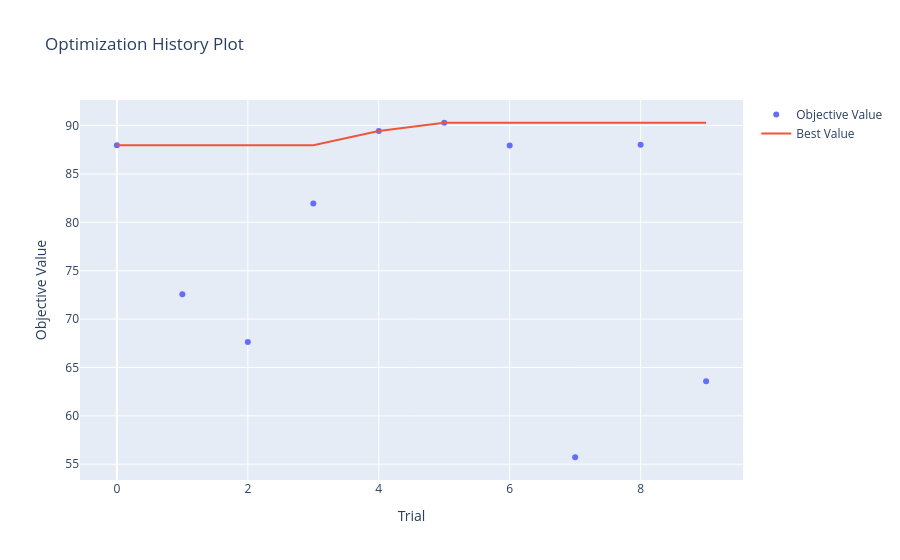

Notebook source saved alongside this figure:
### Code cell
optuna.visualization.plot_optimization_history(study)

### Figure 1 — Plotly figure (JSON) as saved in the notebook; plotly's stock layout.template omitted (floating-point values rounded to 4 significant figures)
{"data": [{"mode": "markers", "name": "Objective Value", "type": "scatter", "x": [0, 1, 2, 3, 4, 5, 6, 7, 8, 9], "y": [87.97, 72.57, 67.63, 81.94, 89.44, 90.29, 87.94, 55.72, 88.02, 63.58]}, {"mode": "lines", "name": "Best Value", "type": "scatter", "x": [0, 1, 2, 3, 4, 5, 6, 7, 8, 9], "y": [87.97, 87.97, 87.97, 87.97, 89.44, 90.29, 90.29, 90.29, 90.29, 90.29]}, {"marker": {"color": "#cccccc"}, "mode": "markers", "name": "Infeasible Trial", "showlegend": false, "type": "scatter", "x": [], "y": []}], "layout": {"title": {"text": "Optimization History Plot"}, "xaxis": {"title": {"text": "Trial"}}, "yaxis": {"title": {"text": "Objective Value"}}}}
